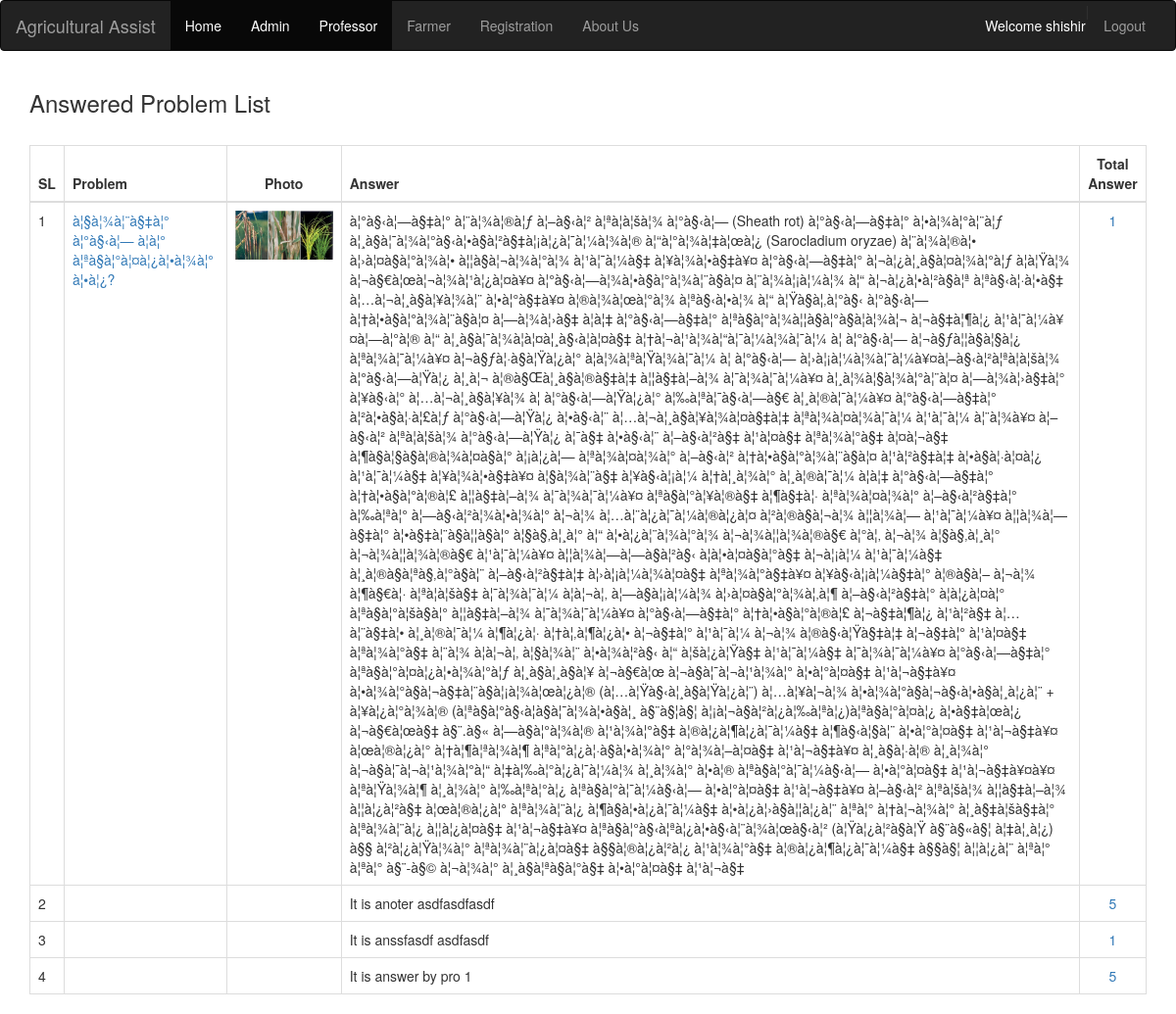
Page /professor.php (signed in) on the committed database.
### tables this page shows
CREATE TABLE `farmer_problem_answer` (
  `id` int(11) NOT NULL,
  `farmer_problem_id` int(11) NOT NULL,
  `user_id` int(11) NOT NULL,
  `answer` text NOT NULL,
  `added` datetime NOT NULL DEFAULT CURRENT_TIMESTAMP
);

CREATE TABLE `farmer_problems` (
  `id` int(50) NOT NULL,
  `farmer_id` int(11) NOT NULL,
  `problem_picture` varchar(50) NOT NULL,
  `problem_details` varchar(500) NOT NULL,
  `added` datetime NOT NULL DEFAULT CURRENT_TIMESTAMP
);

### professor.php (the view, shortened to what this page needs)
<?php
include('header.php');
include('db_connection.php');
?>
<div class="container">
<div class="row justify-content-md-center">
<div class="col col-lg-12">
<h3>Answered Problem List</h3>
<br>
  <table class="table table-bordered">
    <thead>
      <tr>
        <th>SL</th>
        <th>Problem</th>
        <th class="text-center">Photo</th>
        <th>Answer</th>
        <th class="text-center">Total Answer</th>
      </tr>
    </thead>
    <tbody>
	<?php
	$sql = "SELECT * FROM farmer_problem_answer where user_id = ".$_SESSION['id']." order by id desc";
	$result = $conn->query($sql);
	if ($result->num_rows > 0) {
	    $i = 1;
		while($row = $result->fetch_assoc()) {
			$farmer_problem_id = $row['farmer_problem_id'];
			$problem_sql = "SELECT * FROM farmer_problems where id = ".$farmer_problem_id;
			$problem_result = $conn->query($problem_sql);
			$problem_row = $problem_result->fetch_assoc();
			$answer_count_sql = "SELECT count(id) as total FROM farmer_problem_answer where farmer_problem_id = ".$farmer_problem_id;
			$answer_count_result = $conn->query($answer_count_sql);
			$answer_count_row = $answer_count_result->fetch_assoc();
			?>
		<tr>
			<td><?php echo $i; ?></td>
			<td><a href="problem_details.php?id=<?php echo $farmer_problem_id; ?>"><?php echo $problem_row["problem_details"]; ?></a></td>
			<td class="text-center">
			<?php
			  if(!empty($problem_row["problem_picture"])){
				echo '<img src="uploads/'.$problem_row["problem_picture"].'" width="100" />';
			  } ?>
			</td>
			<td><?php echo $row["answer"]; ?></td>
			<td class="text-center"><a href="problem_details.php?id=<?php echo $farmer_problem_id; ?>"><?php echo $answer_count_row["total"]; ?></a></td>
		  </tr>
		<?php $i++;
		}
	}else{?>
		<tr><td colspan="5" class="text-center">No data found</td></tr>
	<?php } ?>
    </tbody>
  </table>
  </div></div>
</div>
</body>
</html>

### rows in the picture
farmer_problem_answer: farmer_problem.problem_details "à¦§à¦¾à¦¨à§‡à¦° à¦°à§‹à¦— à¦à¦° à¦ªà§à¦°à¦¤à¦¿à¦•à¦¾à¦° à¦•à¦¿?", farmer_problem.problem_picture (picture), answer "à¦°à§‹à¦—à§‡à¦° à¦¨à¦¾à¦®à¦ƒ à¦–à§‹à¦² à¦ªà¦à¦šà¦¾ à¦°à§‹à¦— (Sheath rot) à¦°à§‹à¦—à§‡à¦° à¦•à¦¾à¦°à¦¨à¦ƒ à¦¸à§à¦¯à¦¾à¦°à§‹à¦•à§à¦²à§‡à¦¡à¦¿à¦¯à¦¼à¦¾à¦® à¦“à¦°à¦¾à¦‡à¦œà¦¿ (Sarocladium oryzae) à¦¨à¦¾à¦®à¦• à¦›à¦¤à§à¦°à¦¾à¦• à¦¦à§à¦¬à¦¾à¦°à¦¾ à¦¹à¦¯à¦¼à§‡ à¦¥à¦¾à¦•à§‡à¥¤ à¦°à§‹à¦—à§‡à¦° à¦¬à¦¿à¦¸à§à¦¤à¦¾à¦°à¦ƒ à¦à¦Ÿà¦¾ à¦¬à§€à¦œà¦¬à¦¾à¦¹à¦¿à¦¤à¥¤ à¦°à§‹à¦—à¦¾à¦•à§à¦°à¦¾à¦¨à§à¦¤ à¦¨à¦¾à¦¡à¦¼à¦¾ à¦“ à¦¬à¦¿à¦•à¦²à§à¦ª à¦ªà§‹à¦·à¦•à§‡ à¦…à¦¬à¦¸à§à¦¥à¦¾à¦¨ à¦•à¦°à§‡à¥¤ à¦®à¦¾à¦œà¦°à¦¾ à¦ªà§‹à¦•à¦¾ à¦“ à¦Ÿà§à¦‚à¦°à§‹ à¦°à§‹à¦— à¦†à¦•à§à¦°à¦¾à¦¨à§à¦¤ à¦—à¦¾à¦›à§‡ à¦à¦‡ à¦°à§‹à¦—à§‡à¦° à¦ªà§à¦°à¦¾à¦¦à§à¦°à§à¦­à¦¾à¦¬ à¦¬à§‡à¦¶à¦¿ à¦¹à¦¯à¦¼à¥¤à¦—à¦°à¦® à¦“…", total "1"
farmer_problem_answer: answer "It is anoter asdfasdfasdf", total "5"
farmer_problem_answer: answer "It is anssfasdf asdfasdf", total "1"
farmer_problem_answer: answer "It is answer by pro 1", total "5"

### other values in the picture
$_SESSION['name'] "shishir"
